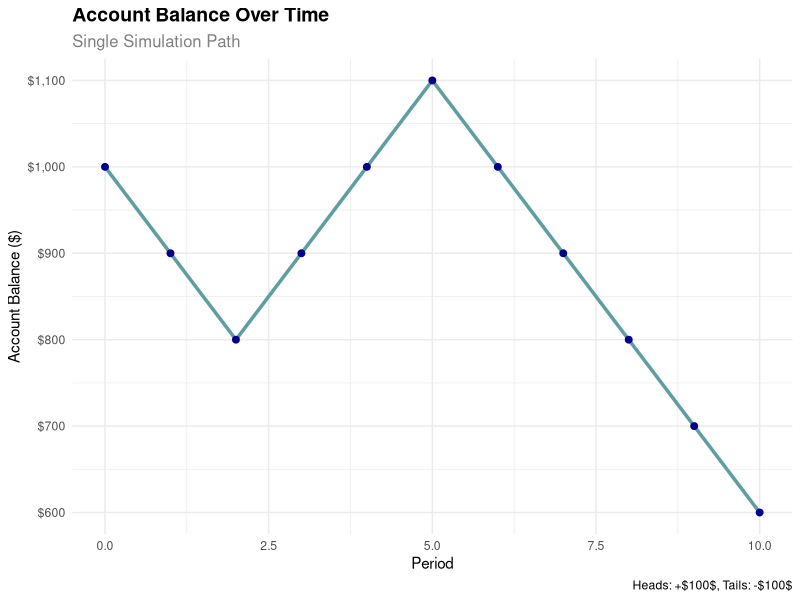
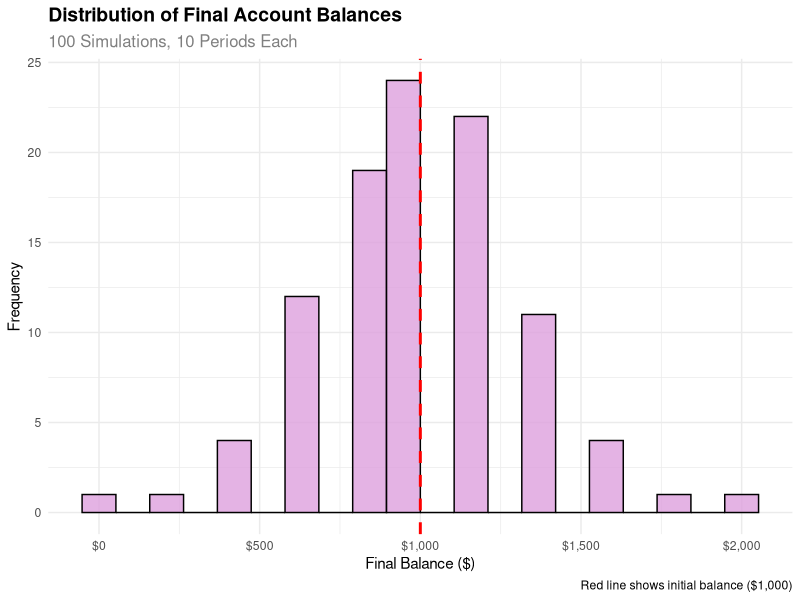
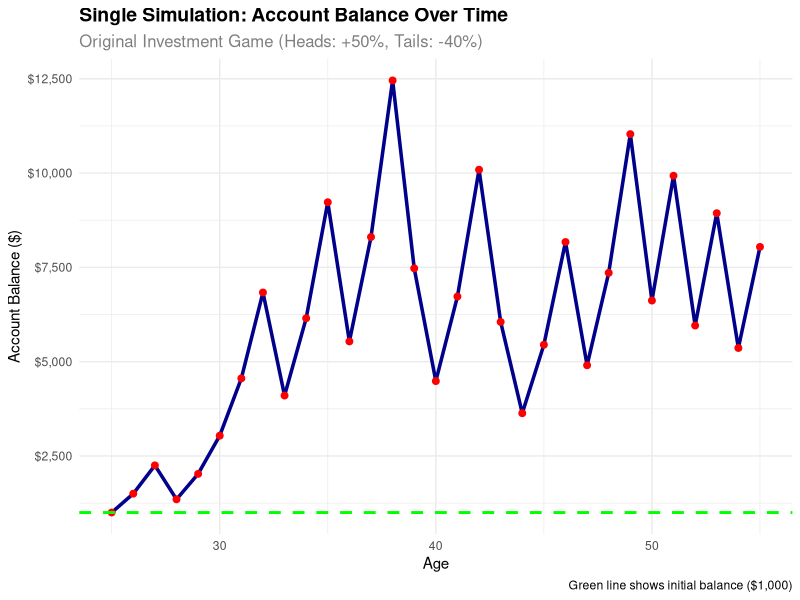
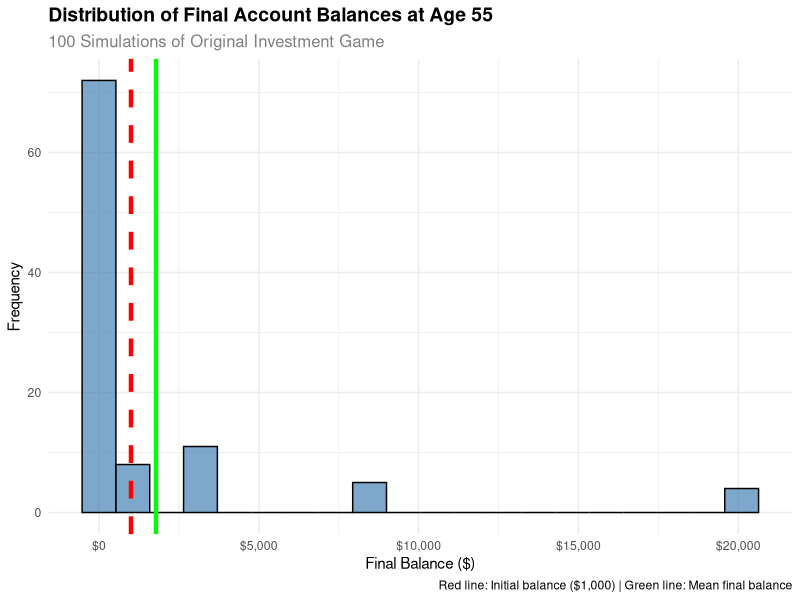

R code for these plots, in order:
## ---- chunk 1
#| label: simple-sim-r
#| fig-cap: R simulation of coin flip game
#| echo: true

suppressPackageStartupMessages(library(tidyverse))

# Set seed for reproducibility
set.seed(123)

# Number of simulations
n_sims <- 10

# Create simulation data
sim_data <- tibble(
  sim_num = 1:n_sims,
  coin_flip = rbinom(n = n_sims, size = 1, prob = 0.5)
) %>%
  mutate(
    winnings = if_else(coin_flip == 1, 100, -100)
  )

# Display results
sim_data
## ---- chunk 2
#| label: timeseries-sim-r
#| fig-cap: R time-series simulation of account balance
#| echo: true

suppressPackageStartupMessages(library(tidyverse))
suppressPackageStartupMessages(library(ggplot2))

# Set seed for reproducibility
set.seed(456)

# Parameters
initial_balance <- 1000
n_periods <- 10
n_sims <- 1  # Start with one simulation

# Simulate one path
simulate_path <- function(initial, periods) {
  balance <- initial
  path <- numeric(periods + 1)
  path[1] <- initial
  
  for (i in 1:periods) {
    coin_flip <- rbinom(1, 1, 0.5)
    if (coin_flip == 1) {
      balance <- balance + 100
    } else {
      balance <- balance - 100
    }
    path[i + 1] <- balance
  }
  
  return(path)
}

# Run simulation
time_series_data <- tibble(
  period = 0:n_periods,
  balance = simulate_path(initial_balance, n_periods)
)

# Create time series plot
ggplot(time_series_data, aes(x = period, y = balance)) +
  geom_line(color = "cadetblue", linewidth = 1.2) +
  geom_point(color = "darkblue", size = 2) +
  labs(
    title = "Account Balance Over Time",
    subtitle = "Single Simulation Path",
    x = "Period",
    y = "Account Balance ($)",
    caption = "Heads: +$100$, Tails: -$100$"
  ) +
  scale_y_continuous(labels = scales::dollar_format()) +
  theme_minimal() +
  theme(
    plot.title = element_text(size = 14, face = "bold"),
    plot.subtitle = element_text(size = 12, color = "gray50")
  )

# Show the data
time_series_data
## ---- chunk 3
#| label: distribution-sim-r
#| fig-cap: R probability distribution of final balances
#| echo: true

suppressPackageStartupMessages(library(tidyverse))
suppressPackageStartupMessages(library(ggplot2))

# Set seed for reproducibility
set.seed(789)

# Parameters
initial_balance <- 1000
n_periods <- 10
n_sims <- 100  # Multiple simulations

# Simulate multiple paths
simulate_final_balance <- function(initial, periods) {
  balance <- initial
  for (i in 1:periods) {
    coin_flip <- rbinom(1, 1, 0.5)
    if (coin_flip == 1) {
      balance <- balance + 100  # $100 gain
    } else {
      balance <- balance - 100  # $100 loss
    }
  }
  return(balance)
}

# Run multiple simulations
final_balances <- replicate(n_sims, simulate_final_balance(initial_balance, n_periods))

# Create data frame
distribution_data <- tibble(
  sim_num = 1:n_sims,
  final_balance = final_balances
)

# Create histogram
ggplot(distribution_data, aes(x = final_balance)) +
  geom_histogram(bins = 20, fill = "plum", alpha = 0.8, color = "black") +
  geom_vline(xintercept = initial_balance, color = "red", linetype = "dashed", linewidth = 1) +
  labs(
    title = "Distribution of Final Account Balances",
    subtitle = paste("100 Simulations,", n_periods, "Periods Each"),
    x = "Final Balance ($)",
    y = "Frequency",
    caption = "Red line shows initial balance ($1,000)"
  ) +
  scale_x_continuous(labels = scales::dollar_format()) +
  theme_minimal() +
  theme(
    plot.title = element_text(size = 14, face = "bold"),
    plot.subtitle = element_text(size = 12, color = "gray50")
  )

# Summary statistics
summary_stats <- distribution_data %>%
  summarise(
    mean_balance = mean(final_balance),
    median_balance = median(final_balance),
    prob_above_initial = mean(final_balance > initial_balance)
  )

print("Summary Statistics:")
summary_stats
## ---- chunk 4
#| label: expected-value-r
#| fig-cap: R calculation of expected value after 1 coin flip
#| echo: true

# Game parameters
initial_balance <- 1000
heads_multiplier <- 1.5  # +50%
tails_multiplier <- 0.6  # -40%
prob_heads <- 0.5

# Calculate expected value after 1 flip
balance_heads <- initial_balance * heads_multiplier
balance_tails <- initial_balance * tails_multiplier
expected_value <- prob_heads * balance_heads + (1 - prob_heads) * balance_tails

cat("Expected Value Analysis:\n")
cat("Initial balance: $", initial_balance, "\n")
cat("Balance if heads (+50%): $", balance_heads, "\n")
cat("Balance if tails (-40%): $", balance_tails, "\n")
cat("Expected value after 1 flip: $", expected_value, "\n")
cat("Expected gain/loss: $", expected_value - initial_balance, "\n")
## ---- chunk 5
#| label: single-simulation-r
#| fig-cap: R single simulation of account balance over time
#| echo: true

suppressPackageStartupMessages(library(tidyverse))
suppressPackageStartupMessages(library(ggplot2))

# Set seed for reproducibility
set.seed(42)

# Parameters
initial_balance <- 1000
start_age <- 25
end_age <- 55
years <- end_age - start_age
heads_multiplier <- 1.5
tails_multiplier <- 0.6

# Simulate single path
simulate_single_path <- function(initial, years) {
  balance <- initial
  path <- numeric(years + 1)
  path[1] <- initial
  
  for (i in 1:years) {
    coin_flip <- rbinom(1, 1, 0.5)
    if (coin_flip == 1) {
      balance <- balance * heads_multiplier  # Heads: +50%
    } else {
      balance <- balance * tails_multiplier  # Tails: -40%
    }
    path[i + 1] <- balance
  }
  
  return(path)
}

# Run simulation
single_path <- simulate_single_path(initial_balance, years)

# Create data frame
simulation_data <- tibble(
  age = start_age:end_age,
  balance = single_path
)

# Create plot
ggplot(simulation_data, aes(x = age, y = balance)) +
  geom_line(color = "darkblue", linewidth = 1.2) +
  geom_point(color = "red", size = 2) +
  geom_hline(yintercept = initial_balance, color = "green", linetype = "dashed", linewidth = 1) +
  labs(
    title = "Single Simulation: Account Balance Over Time",
    subtitle = "Original Investment Game (Heads: +50%, Tails: -40%)",
    x = "Age",
    y = "Account Balance ($)",
    caption = "Green line shows initial balance ($1,000)"
  ) +
  scale_y_continuous(labels = scales::dollar_format()) +
  theme_minimal() +
  theme(
    plot.title = element_text(size = 14, face = "bold"),
    plot.subtitle = element_text(size = 12, color = "gray50")
  )

# Show final results
cat("Single Simulation Results:\n")
cat("Initial balance (age 25): $", initial_balance, "\n")
cat("Final balance (age 55): $", round(single_path[length(single_path)]), "\n")
cat("Total gain/loss: $", round(single_path[length(single_path)] - initial_balance), "\n")
cat("Percentage change: ", round((single_path[length(single_path)] / initial_balance - 1) * 100, 1), "%\n")
## ---- chunk 6
#| label: multiple-simulations-r
#| fig-cap: R multiple simulations showing distribution of final balances
#| echo: true

suppressPackageStartupMessages(library(tidyverse))
suppressPackageStartupMessages(library(ggplot2))

# Set seed for reproducibility
set.seed(123)

# Parameters
initial_balance <- 1000
start_age <- 25
end_age <- 55
years <- end_age - start_age
heads_multiplier <- 1.5
tails_multiplier <- 0.6
n_simulations <- 100

# Function to simulate single path
simulate_single_path <- function(initial, years) {
  balance <- initial
  path <- numeric(years + 1)
  path[1] <- initial
  
  for (i in 1:years) {
    coin_flip <- rbinom(1, 1, 0.5)
    if (coin_flip == 1) {
      balance <- balance * heads_multiplier  # Heads: +50%
    } else {
      balance <- balance * tails_multiplier  # Tails: -40%
    }
    path[i + 1] <- balance
  }
  
  return(path)
}

# Run multiple simulations
cat("Running", n_simulations, "simulations...\n")

# Store all simulation results
all_simulations <- matrix(0, nrow = n_simulations, ncol = years + 1)
final_balances <- numeric(n_simulations)

for (i in 1:n_simulations) {
  path <- simulate_single_path(initial_balance, years)
  all_simulations[i, ] <- path
  final_balances[i] <- path[length(path)]
}

# Create data frame for final balances
final_balance_data <- tibble(
  simulation = 1:n_simulations,
  final_balance = final_balances
)

# Create histogram of final balances
ggplot(final_balance_data, aes(x = final_balance)) +
  geom_histogram(bins = 20, fill = "steelblue", alpha = 0.7, color = "black") +
  geom_vline(xintercept = initial_balance, color = "red", linetype = "dashed", linewidth = 1.5) +
  geom_vline(xintercept = mean(final_balances), color = "green", linetype = "solid", linewidth = 1.5) +
  labs(
    title = "Distribution of Final Account Balances at Age 55",
    subtitle = paste("100 Simulations of Original Investment Game"),
    x = "Final Balance ($)",
    y = "Frequency",
    caption = "Red line: Initial balance ($1,000) | Green line: Mean final balance"
  ) +
  scale_x_continuous(labels = scales::dollar_format()) +
  theme_minimal() +
  theme(
    plot.title = element_text(size = 14, face = "bold"),
    plot.subtitle = element_text(size = 12, color = "gray50")
  )

# Summary statistics
cat("\n=== 100 Simulations Summary ===\n")
cat("Initial balance: $", initial_balance, "\n")
cat("Mean final balance: $", round(mean(final_balances)), "\n")
cat("Median final balance: $", round(median(final_balances)), "\n")
cat("Min final balance: $", round(min(final_balances)), "\n")
cat("Max final balance: $", round(max(final_balances)), "\n")
cat("Standard deviation: $", round(sd(final_balances)), "\n")
cat("Probability of ending above $1,000: ", round(mean(final_balances > initial_balance), 3), "\n")
cat("Probability of ending above $10,000: ", round(mean(final_balances > 10000), 3), "\n")
cat("Probability of ending below $100: ", round(mean(final_balances < 100), 3), "\n")
